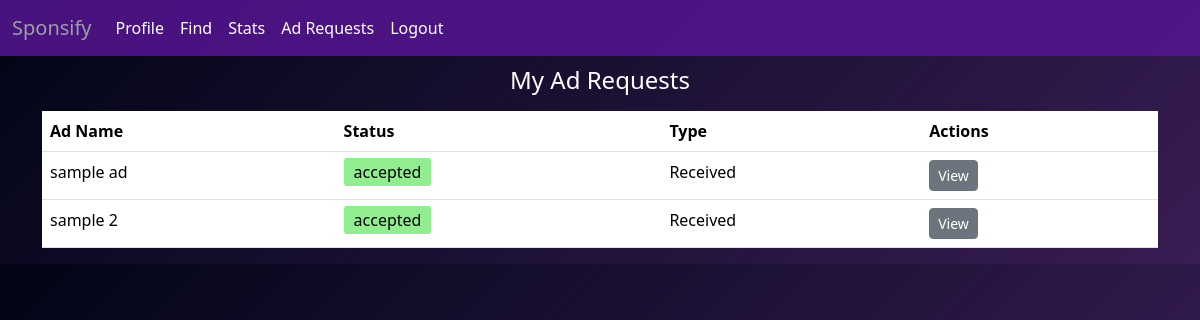
The app's page /influencer/ad_requests (signed in) with its own data.
### models.py (models this page shows)
class AdRequest(db.Model):
    id = db.Column(db.Integer, primary_key=True)
    campaign_id = db.Column(db.Integer, db.ForeignKey('campaign.id'), nullable=False)
    sponsor_id = db.Column(db.Integer, db.ForeignKey('sponsor.id'))
    influencer_id = db.Column(db.Integer, db.ForeignKey('influencer.id'), nullable=False)
    by_sponsor = db.Column(db.Boolean, default=False)
    ad_name = db.Column(db.Text)
    terms = db.Column(db.Text)
    description = db.Column(db.Text)
    payment_amount = db.Column(db.Integer)
    status = db.Column(db.String(10), default='pending')
    sponsor = db.relationship('Sponsor', backref='ad_requests_sent', lazy=True, overlaps="ad_requests")
    influencer = db.relationship('Influencer', backref='ad_requests_received', lazy=True, overlaps="ad_requests")

### routes.py (the view)
@app.route('/influencer/ad_requests')
@login_required
def influencer_ad_requests():
    user_id = session.get('user_id')
    influencer = Influencer.query.get(user_id)
    all_ad_requests = AdRequest.query.filter(
        (AdRequest.influencer_id == influencer.id) |
        (AdRequest.sponsor_id == influencer.id)
    ).all()
    return render_template('influencer_ad_requests.html', influencer=influencer, ad_requests=all_ad_requests)

### routes.py (called while the page is built)
def login_required(f):
    @wraps(f)
    def wrap(*args, **kwargs):
        if 'user_id' not in session:
            flash("You need to login first")
            return redirect(url_for('login'))
        else:
            user_id  = session['user_id']
            user = User.query.filter_by(id=user_id).first()
            if user.is_flag:
                flash("You are flagged")
                return redirect(url_for('login'))
        return f(*args, **kwargs)
    return wrap

### templates/influencer_ad_requests.html (shortened to what this page needs)
{% extends 'ifndash.html' %}
{% block content %}
<h4>My Ad Requests</h4>
<table class="table mt-3">
    <thead>
        <tr>
            <th>Ad Name</th>
            <th>Status</th>
            <th>Type</th>
            <th>Actions</th>
        </tr>
    </thead>
    <tbody>
        {% for ad_request in ad_requests %}
            <tr>
                <td>{{ ad_request.ad_name }}</td>
                <td class="status-cell">
                    <span class="status-text"
                        {% if ad_request.status == 'accepted' %}style="background-color: lightgreen;"{% endif %}
                    >
                        {{ ad_request.status }}
                    </span>
                </td>
                <td>{% if ad_request.by_sponsor %}Received{% else %}Sent{% endif %}</td>
                <td>
                    <a href="{{ url_for('view_ad_request_inf', ad_request_id=ad_request.id) }}" class="btn btn-secondary btn-sm">View</a>
                </td>
            </tr>
        {% endfor %}
    </tbody>
</table>
{% endblock %}

### templates/influencer_ad_requests.html (style rules this page uses)
body { background: linear-gradient(135deg, #010515 0%, #220341e5 100%); color: #fff; }
h4 { margin-top: 10px; text-align: center; }
.status-text { padding: 3px 10px; border-radius: 3px; }

### records on screen
AdRequest: ad_name "sample ad", status "accepted", by_sponsor "Received"
AdRequest: ad_name "sample 2", status "accepted", by_sponsor "Received"
